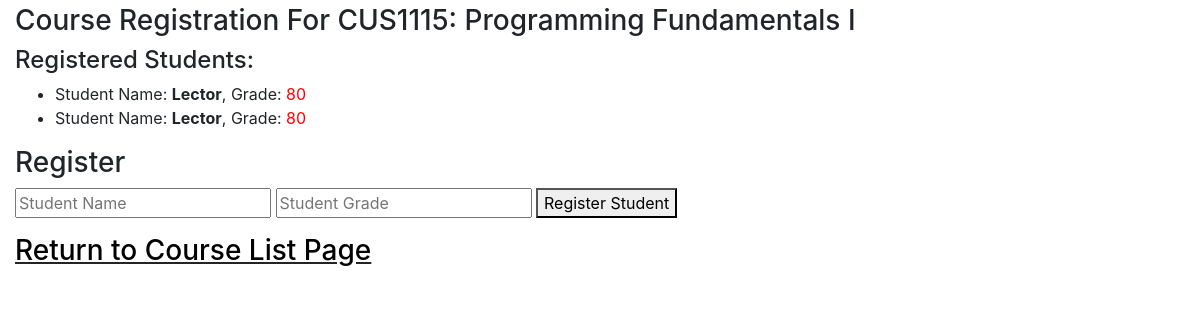
Screenshot of /register_student/1 with the database file from the repository.
### models.py (models this page shows, shortened)
class Course(db.Model):
    __tablename__= "courses"
    id = db.Column(db.Integer, primary_key=True)
    course_number = db.Column(db.String, nullable=False)
    course_title = db.Column(db.String, nullable=False)
    registered_students = db.relationship("RegisteredStudent", backref="courses", lazy=True)

class RegisteredStudent(db.Model):
    __tablename__= "registeredstudents"
    id = db.Column(db.Integer, primary_key=True)
    name = db.Column(db.String, nullable=False)
    grade = db.Column(db.Integer, nullable=False)
    course_id = db.Column(db.Integer, db.ForeignKey('courses.id'), nullable=False)

### app.py (the view)
@app.route("/register_student/<int:course_id>",methods=["GET", "POST"])
def register_student(course_id):
    course = Course.query.get(course_id)
    if request.method == 'POST':
        name = request.form.get("name")
        grade = request.form.get("grade")
        course.reg_student(name,grade)
    registered_students = course.registered_students
    return render_template("course_details.html", course=course, registered_students=registered_students)

### templates/course_details.html (shortened to what this page needs)
<html>
  <head>
    <link href="https://stackpath.bootstrapcdn.com/bootstrap/4.3.0/css/bootstrap.min.css", rel="stylesheet">
  </head>
  {% block body %}
  <body>
    <div class="container-fluid">
      <div class="mt-1">
        <h3>Course Registration For {{course.course_number}}: {{course.course_title}}</h3>
        <h4>Registered Students:</h4>
        <ul>
          {% for student in registered_students %}
            <li>Student Name: <b>{{student.name}}</b>, Grade: <span style="color:red">{{student.grade}}</span></li>
          {% endfor %}
        </ul>
      </div>
      <div class="mt-1 student-registration-form">
        <h3>Register</h3>
        <form action="{{url_for('register_student', course_id=course.id)}}" method="post">
          <input type="text" name="name" placeholder="Student Name">
          <input type="text" name="grade" placeholder="Student Grade">
          <button type="submit">Register Student</button>
      </div>
      <h3 style="text-decoration: underline;"><a style="color: #000;" href="{{url_for('index')}}">Return to Course List Page</a></h3>
    </div>
  </body>
  {% endblock %}
</html>

### rows the page displays
Course: course_number "CUS1115", course_title "Programming Fundamentals I"
RegisteredStudent: name "Lector", grade "80"
RegisteredStudent: name "Lector", grade "80"
